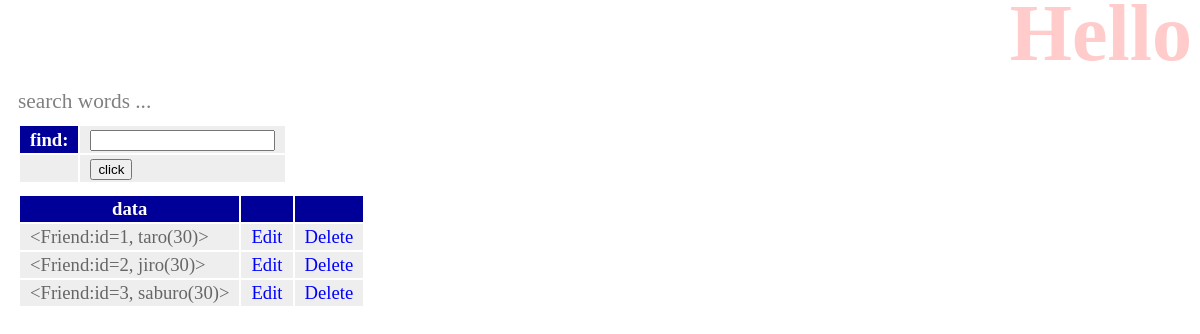
The app's page /hello/find, older data.
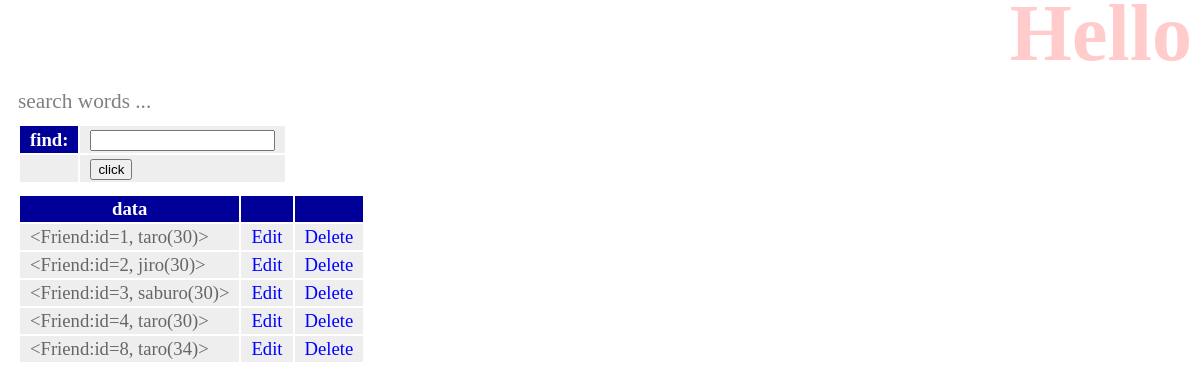
The same page, newer data.
### hello/models.py (models this page shows)
class Friend(models.Model):
    name = models.CharField(max_length=100, \
                             validators = [number_only])
    mail = models.EmailField(max_length=200)
    gender = models.BooleanField()
    age = models.IntegerField(validators=[ \
          MinValueValidator(0), \
          MaxValueValidator(150)])
    birthday = models.DateField()
    def __str__(self):
        return '<Friend:id=' + str(self.id) + ', ' + \
            self.name + '(' + str(self.age) + ')>'

### hello/views.py (the view)
# urls.py: path('find', views.find, name = 'find'),
def find(request):
    if (request.method == 'POST'):
        msg = 'search result:'
        form = FindForm(request.POST)
        str = request.POST['find']
        data = Friend.objects.filter(name__contains = str)
    else:
        msg = 'search words ...'
        form = FindForm()
        data = Friend.objects.all()
    params = {
            'title' : 'Hello',
            'message' : msg,
            'form' : form,
            'data' : data,
        }
    return render(request, 'hello/find.html', params)

### hello/forms.py
class FindForm(forms.Form):
    find = forms.CharField(label = 'find', required = False)

### hello/templates/hello/find.html (shortened to what this page needs)
{% load static %}
<!doctype html>
<html lang="ja">
    <head>
        <link rel="stylesheet" type="text/css" href="{% static 'hello/css/style.css' %}" />
    </head>
    <body>
        <h1>{{title}}</h1>
        <p>{{message|safe}}</p>
        <table>
            <form action="{% url 'find' %}" method="post">
                {{form}}
                <tr>
                    <td></td>
                    <td><input type="submit" value="click"></td>
                </tr>
            </form>
        </table>
        <table>
            <tr>
                <th>data</th>
                <th></th>
                <th></th>
            </tr>
            {% for item in data %}
            <tr>
                <td>{{item}}</td>
                <td><a href="{% url 'edit' item.id %}">Edit</a></td>
                <td><a href="{% url 'delete' item.id %}">Delete</a></td>
            </tr>
            {% endfor %}
        </table>
    </body>
</html>

Row changes from the older to the newer data that the page shows:
added Friend: id+name+age "<Friend:id=4, taro(30)>"
added Friend: id+name+age "<Friend:id=8, taro(34)>"
